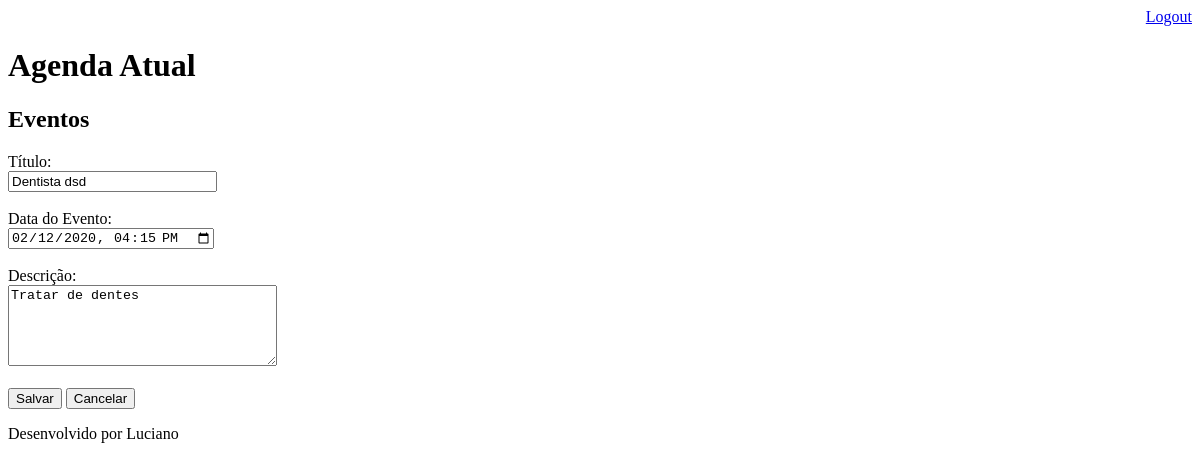
The page /agenda/evento/?id=1 (signed in) on the database as committed earlier.
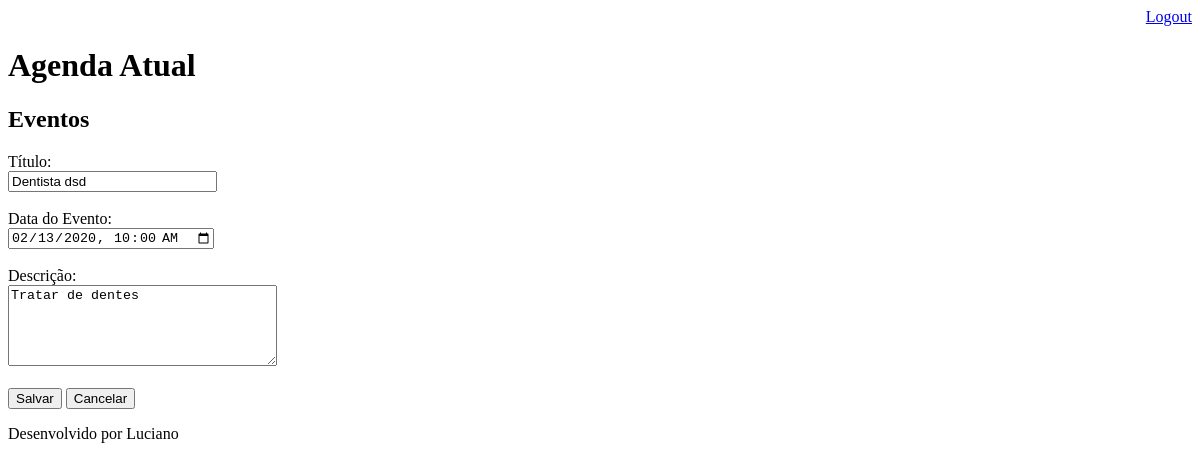
The same page on the database as committed later.
### core/models.py (models this page shows, shortened)
class Evento(models.Model):
    titulo = models.CharField(max_length=100, verbose_name='Título')
    descricao = models.TextField(blank=True, null=True)
    data_evento = models.DateTimeField(verbose_name='Data do Evento')
    data_criacao = models.DateTimeField(auto_now=True, verbose_name='Data de Criação')
    usuario = models.ForeignKey(User, on_delete=models.CASCADE)
    class Meta:
        db_table = 'evento'
    def get_data_input_evento(self):
        return self.data_evento.strftime('%Y-%m-%dT%H:%M')

### core/views.py (the view)
# urls.py: path('agenda/evento/', views.evento),
@login_required(login_url='/login/')
def evento(request):
    id_evento = request.GET.get('id')
    dados = {}
    if id_evento:
        dados['evento'] = Evento.objects.get(id=id_evento)
    return render(request, 'evento.html', dados )

### core/templates/evento.html (shortened to what this page needs)
{% extends "model-page.html" %}
{% block content %}
    <h2>Eventos</h2>
    <form action="submit" method="POST">{% csrf_token %}
        <label>Título: </label>
        <br>
        <input type="text" name="titulo" size="23" value="{{ evento.titulo }}">
        <br><br>
        <label>Data do Evento: </label>
        <br>
        <input type="datetime-local" name="data_evento" value="{{ evento.get_data_input_evento }}">
        <br><br>
        <label>Descrição: </label>
        <br>
        <textarea name="descricao" rows="5" cols="31">{{ evento.descricao }}</textarea>
        <br><br>
        <button type=""submit">Salvar</button>
        <a href="/">
            <button type="button">Cancelar</button>
        </a>
    </form>
{% endblock %}

Rows that differ between the two databases and show on the page:
changed Evento "Dentista dsd": data_evento "02/12/2020 16:15" → "02/13/2020 10:00"
